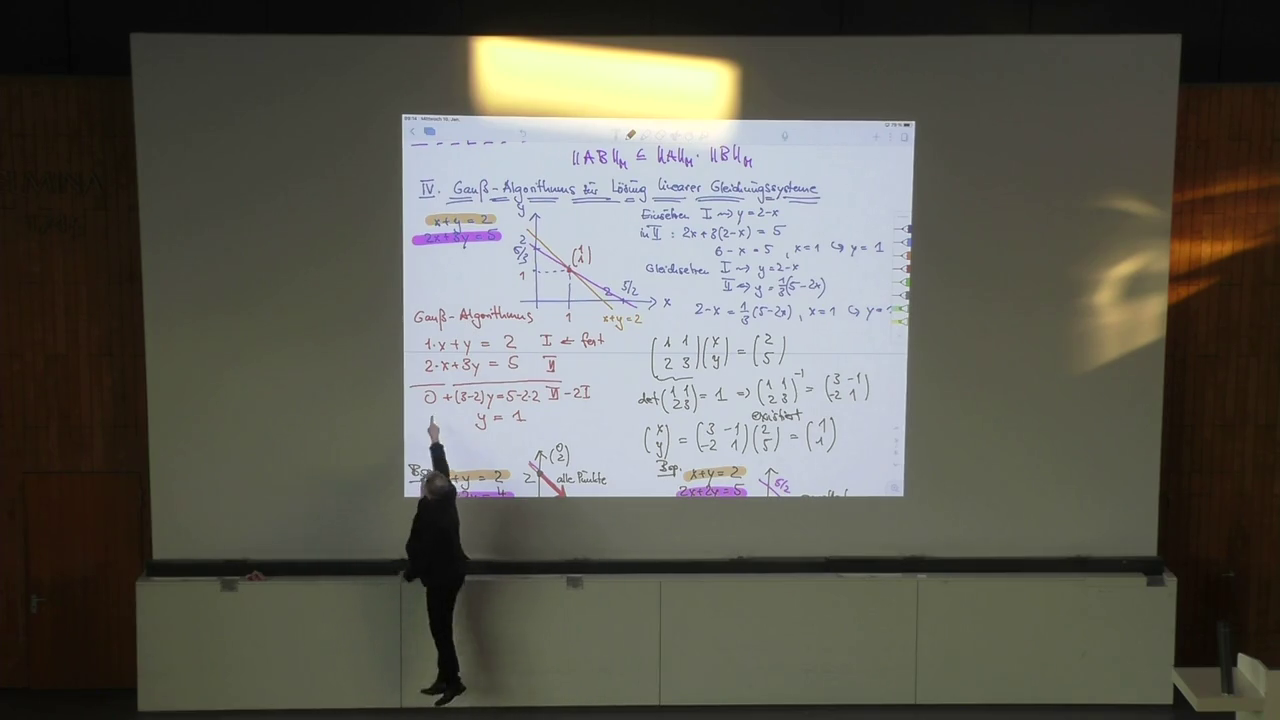
#> input picture test.png, 1280 x 720 px
$ python bb_picker.py
#> lines starting #> are read from the running program, lines starting #| are printed output that depends on the picture
import numpy as np
import matplotlib.pyplot as plt
from matplotlib.lines import Line2D
from matplotlib.patches import Polygon
from matplotlib.widgets import Button

def picker(image, normalize=False):
    """
    Interactive picker for rotated rectangle on an image.

    Args:
        image (str or array-like): Path to image file or image array.
        normalize (bool): If True, returns coordinates and sizes normalized to [0,1] by image width/height.

    Returns:
        corners (list of (x, y)): The 4 rectangle corners in order [p0, p1, p2, p3].
            If normalize=True, coordinates are in [0,1], else in pixel coordinates.
        width (float): Length of side 1. Normalized if normalize=True.
        height (float): Length of side 2. Normalized if normalize=True.
        angle (float): Rotation angle in degrees from horizontal.
    """
#> called with image = 'test.png', normalize = True
    # Load image if filename given
    if isinstance(image, str):
        img = plt.imread(image)
#> img is the input picture: shape (720, 1280, 3) float32; mean R, G, B 0.375, 0.371, 0.339
    else:
        img = image

    img_h, img_w = img.shape[0], img.shape[1]
#> img_h = 720; img_w = 1280

    fig, ax = plt.subplots()
    ax.imshow(img, origin='upper')  # top-left origin
    ax.set_xlim(0, img_w)
    ax.set_ylim(img_h, 0)
    ax.set_aspect('equal')

    # State variables
    angle = 0.0  # in degrees
    mode = 'init'  # init, drawing, edit
    p0 = None
    width = 0.0
    height = 0.0
    u_dir = np.array([1.0, 0.0])
    v_dir = np.array([0.0, 1.0])

    # Artists
    cross1 = Line2D([], [], lw=1, color='cyan')
    cross2 = Line2D([], [], lw=1, color='cyan')
    ax.add_line(cross1)
    ax.add_line(cross2)

    rect = Polygon([[0, 0]], closed=True, fill=False, lw=2, color='yellow')
    ax.add_patch(rect)

    handles = ax.scatter([], [], s=100, color='red', picker=5)

    # Finish Button
    ax_button = plt.axes([0.85, 0.92, 0.1, 0.05])
    btn = Button(ax_button, 'Fertig')

    dragging = None  # None, 'corner1', 'corner2'

    # [85 lines left out: functions update_cross, update_rectangle, on_move, on_scroll, on_click, on_press, not called in this run]

    def on_release(event):
        nonlocal dragging
        dragging = None

    def on_finish(event):
        plt.close(fig)

    # Event connections
    fig.canvas.mpl_connect('motion_notify_event', on_move)
    fig.canvas.mpl_connect('scroll_event', on_scroll)
    fig.canvas.mpl_connect('button_press_event', on_click)
    fig.canvas.mpl_connect('button_press_event', on_press)
    fig.canvas.mpl_connect('button_release_event', on_release)
    btn.on_clicked(on_finish)

    plt.show()
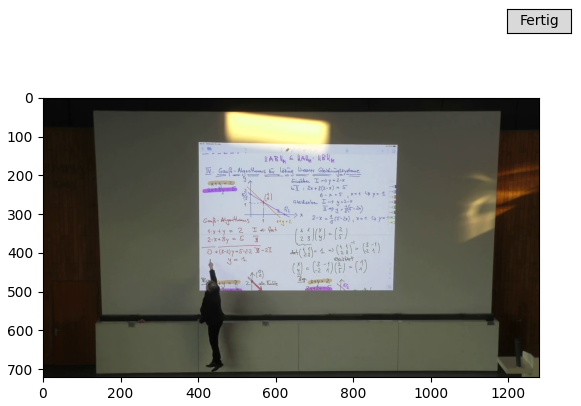
#> figure drawn by matplotlib, 1 panel

    # Final geometry
#> (the run stopped early here; a loop or call above may not have finished)
